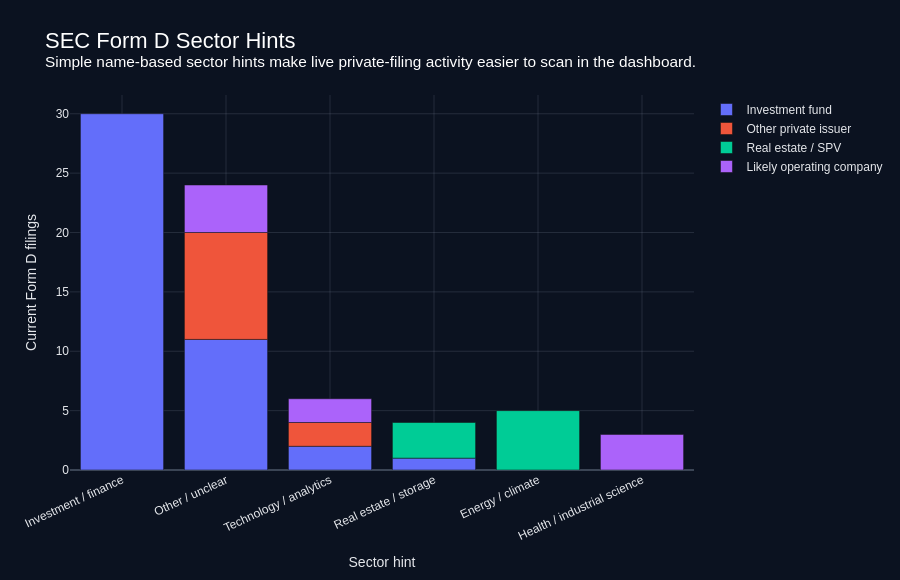

Notebook cell for this chart:
### Code cell
# Interactive Chart 8: Sector hints among live Form D filings.
sector_sec = sec_df.groupby(["sector_hint", "issuer_type"]).agg(
    filings=("filing_id", "nunique"),
    avg_operating_score=("operating_company_score", "mean"),
).reset_index().sort_values("filings", ascending=False)

fig = px.bar(
    sector_sec,
    x="sector_hint",
    y="filings",
    color="issuer_type",
    hover_data={
        "filings": ":,",
        "avg_operating_score": ":.3f",
        "issuer_type": True,
        "sector_hint": False,
    },
    labels={
        "sector_hint": "Sector hint",
        "filings": "Current Form D filings",
        "issuer_type": "Issuer type",
    },
)
fig = polish_fig(
    fig,
    "SEC Form D Sector Hints",
    "Simple name-based sector hints make live private-filing activity easier to scan in the dashboard.",
    height=580,
)
fig.update_xaxes(tickangle=-25)
fig.show()

sector_sec.head(20)

### Figure 1 — Plotly figure (JSON) as saved in the notebook; plotly's stock layout.template omitted (floating-point values rounded to 4 significant figures)
{"data": [{"customdata": [[0.2924, "Investment fund"], [0.3437, "Investment fund"], [0.2822, "Investment fund"], [0.3224, "Investment fund"]], "hovertemplate": "Issuer type=%{customdata[1]}<br>Current Form D filings=%{y:,}<br>avg_operating_score=%{customdata[0]:.3f}<extra></extra>", "legendgroup": "Investment fund", "marker": {"color": "#636efa", "pattern": {"shape": ""}}, "name": "Investment fund", "orientation": "v", "showlegend": true, "textposition": "auto", "type": "bar", "x": ["Investment / finance", "Other / unclear", "Technology / analytics", "Real estate / storage"], "xaxis": "x", "y": [30, 11, 2, 1], "yaxis": "y"}, {"customdata": [[0.3201, "Other private issuer"], [0.2789, "Other private issuer"]], "hovertemplate": "Issuer type=%{customdata[1]}<br>Current Form D filings=%{y:,}<br>avg_operating_score=%{customdata[0]:.3f}<extra></extra>", "legendgroup": "Other private issuer", "marker": {"color": "#EF553B", "pattern": {"shape": ""}}, "name": "Other private issuer", "orientation": "v", "showlegend": true, "textposition": "auto", "type": "bar", "x": ["Other / unclear", "Technology / analytics"], "xaxis": "x", "y": [9, 2], "yaxis": "y"}, {"customdata": [[0.2637, "Real estate / SPV"], [0.3223, "Real estate / SPV"]], "hovertemplate": "Issuer type=%{customdata[1]}<br>Current Form D filings=%{y:,}<br>avg_operating_score=%{customdata[0]:.3f}<extra></extra>", "legendgroup": "Real estate / SPV", "marker": {"color": "#00cc96", "pattern": {"shape": ""}}, "name": "Real estate / SPV", "orientation": "v", "showlegend": true, "textposition": "auto", "type": "bar", "x": ["Energy / climate", "Real estate / storage"], "xaxis": "x", "y": [5, 3], "yaxis": "y"}, {"customdata": [[0.5475, "Likely operating company"], [0.6981, "Likely operating company"], [0.6963, "Likely operating company"]], "hovertemplate": "Issuer type=%{customdata[1]}<br>Current Form D filings=%{y:,}<br>avg_operating_score=%{customdata[0]:.3f}<extra></extra>", "legendgroup": "Likely operating company", "marker": {"color": "#ab63fa", "pattern": {"shape": ""}}, "name": "Likely operating company", "orientation": "v", "showlegend": true, "textposition": "auto", "type": "bar", "x": ["Other / unclear", "Health / industrial science", "Technology / analytics"], "xaxis": "x", "y": [4, 3, 2], "yaxis": "y"}], "layout": {"barmode": "relative", "font": {"color": "#E5E7EB", "family": "Arial"}, "height": 580, "legend": {"title": {"text": ""}, "tracegroupgap": 0}, "margin": {"b": 60, "l": 70, "r": 40, "t": 95}, "paper_bgcolor": "#0B1220", "plot_bgcolor": "#0B1220", "title": {"font": {"color": "#FFFFFF", "size": 22}, "text": "SEC Form D Sector Hints<br><sup>Simple name-based sector hints make live private-filing activity easier to scan in the dashboard.</sup>"}, "xaxis": {"anchor": "y", "domain": [0, 1], "gridcolor": "rgba(148,163,184,0.18)", "tickangle": -25, "title": {"text": "Sector hint"}, "zerolinecolor": "rgba(148,163,184,0.35)"}, "yaxis": {"anchor": "x", "domain": [0, 1], "gridcolor": "rgba(148,163,184,0.18)", "title": {"text": "Current Form D filings"}, "zerolinecolor": "rgba(148,163,184,0.35)"}}}
